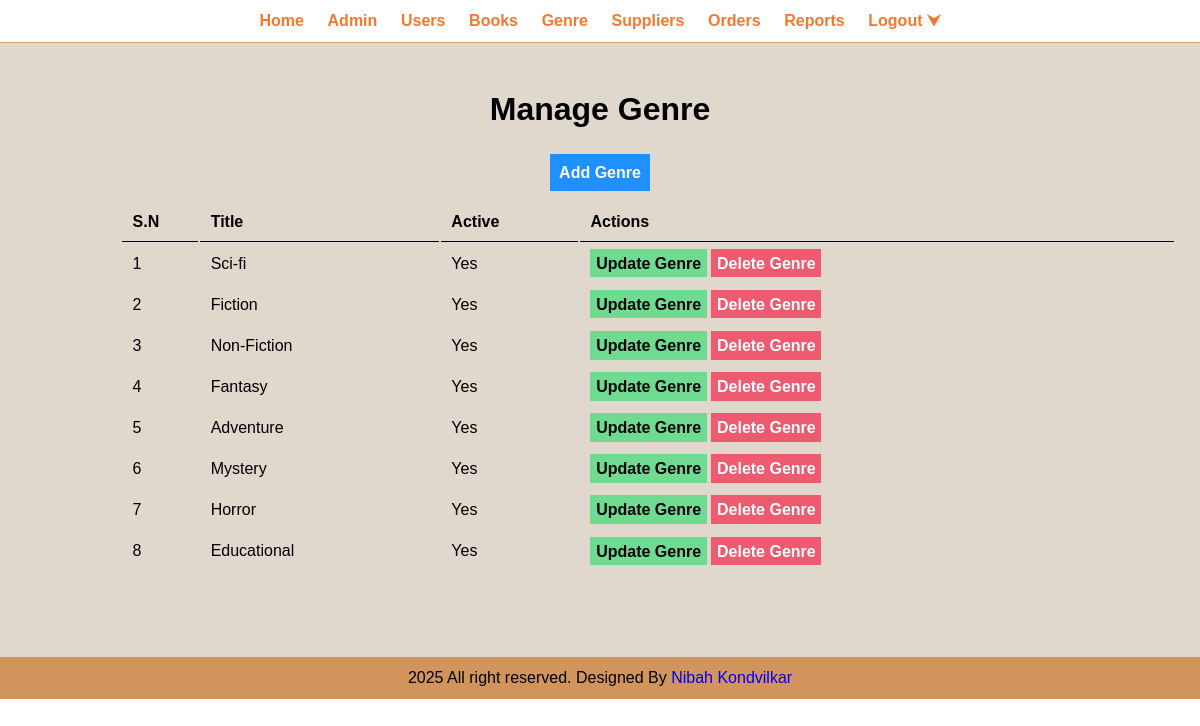
The app's page /admin/manage-genre.php (signed in) with its own data.
### tables this page shows
CREATE TABLE `tbl_genre` (
  `id` int(10) UNSIGNED NOT NULL,
  `title` varchar(150) NOT NULL,
  `active` varchar(10) NOT NULL
);

### admin/manage-genre.php (the view, shortened to what this page needs)
<?php include('partials/menu.php'); ?>
<div class="main-content text-center">
        <div class="wrapper">
          <h1>Manage Genre</h1>
          <br/>
            <br>
           <a href="<?php echo SITEURL;?>admin/add-genre.php" class="btn-primary">Add Genre</a>
          <br/><br/>
          <table class="tbl-full ">
            <tr>
              <th>S.N</th>
              <th>Title</th>
              <th>Active</th>
              <th>Actions</th>
            </tr>
            <?php
              $sql = "SELECT * FROM tbl_genre";
              $res = mysqli_query($conn, $sql);
              $count = mysqli_num_rows($res);
              $sn=1;
              if($count>0)
              {
                while($row = mysqli_fetch_assoc($res))
                {
                  $id = $row['id'];
                  $title = $row['title'];
                  $active = $row['active'];
                  ?>
                  <tr>
                   <td><?php echo $sn++;?></td>
                   <td><?php echo $title ;?></td>
                   <td><?php echo $active ;?></td>
                   <td>
                    <a href="<?php echo SITEURL;?>admin/update-genre.php?id=<?php echo $id;?>" class="btn-secondary">Update Genre</a>
                    <a href="<?php echo SITEURL;?>admin/delete-genre.php?id=<?php echo $id;?>" class="btn-danger">Delete Genre</a>
                   </td>
                   </tr>
                  <?php
                }
              }
              else
              {
                ?>
                <tr>
                  <td colspan="6"><div class="error">No Genre Added</div></td>
                </tr>
                <?php
              }
            ?>
          </table>
          <br/><br/>
        </div>
    </div>
<?php include('partials/footer.php'); ?>

### css/admin.css (style rules this page uses)
* { margin: 0; padding: 0; font-family: Arial, Helvetica, sans-serif; }
.wrapper { padding: 1%; width: 80%; margin: 0 auto; }
.text-center { text-align: center; }
.tbl-full { width: 110%; text-overflow : ellipsis; }
table tr th { border-bottom: 1px solid black; padding: 1%; text-align: left; }
table tr td { padding: 1%; }
.btn-primary { background-color: #1e90ff; padding: 1%; color: white; text-decoration: none; font-weight: bold; }
.btn-secondary { background-color: #6edb91; padding: 1%; color: black; text-decoration: none; font-weight: bold; }
.btn-danger { background-color: #ee5a70; padding: 1%; color: white; text-decoration: none; font-weight: bold; }
.main-content { background-color:#e0d7cd ; padding: 3% 0; }

### records on screen
tbl_genre: title "Sci-fi", active "Yes"
tbl_genre: title "Fiction", active "Yes"
tbl_genre: title "Non-Fiction", active "Yes"
tbl_genre: title "Fantasy", active "Yes"
tbl_genre: title "Adventure", active "Yes"
tbl_genre: title "Mystery", active "Yes"
tbl_genre: title "Horror", active "Yes"
tbl_genre: title "Educational", active "Yes"
